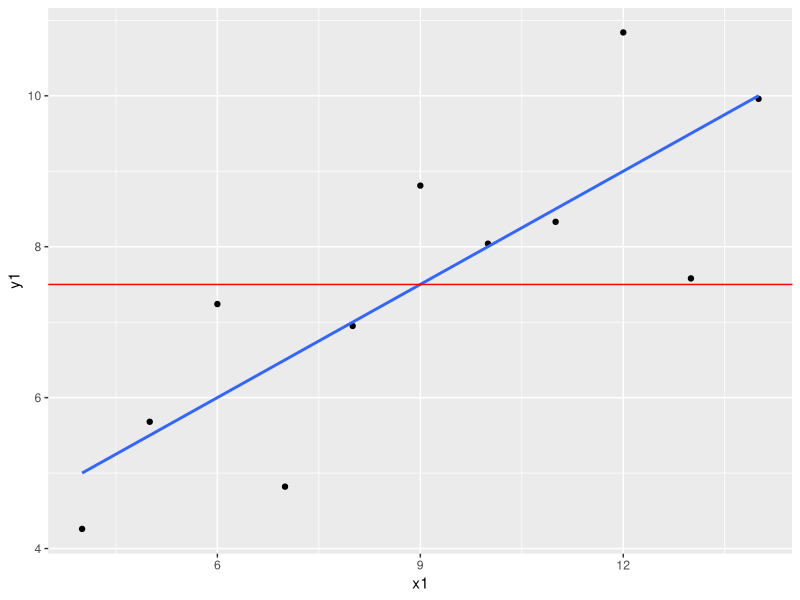

The R script that drew this image:
## ---- chunk 1
knitr::opts_chunk$set(echo = TRUE)
library(ggplot2)
library(tidyverse)
library(broom)
data("anscombe")
## ---- chunk 2
m1<-lm(y1 ~ x1 , data = anscombe)
summary(m1)
## ---- chunk 3
y1_mean<-round(mean(anscombe$y1), digits=1)

#visualize the regression model
library(tidyverse)
ggplot(data = anscombe, aes(x = x1, y = y1))  +
    geom_point() +           # Plot the scatterplot 
    geom_smooth(method=lm,   # Add linear regression line
                se=FALSE) +  # Don't add shaded confidence region
    geom_hline(yintercept=y1_mean, color="red")
## ---- chunk 4
summary(m1)
## ---- chunk 5
confint(m1)
## ---- chunk 6
anova(m1)
